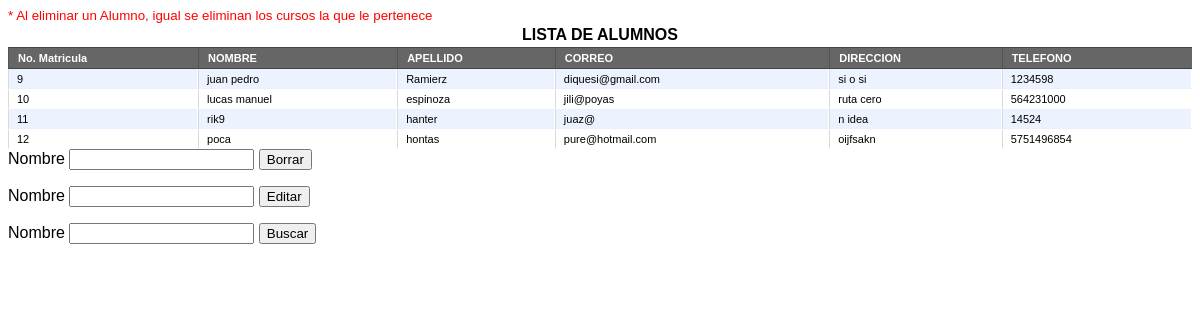
/listaalumno.php, run on the app's committed database.
### tables this page shows
CREATE TABLE `alumno` (
  `id_alumno` int(10) UNSIGNED NOT NULL,
  `nombre` varchar(45) NOT NULL,
  `apellido` varchar(45) NOT NULL,
  `direccion` varchar(45) NOT NULL,
  `correo` varchar(45) NOT NULL,
  `telefono` varchar(45) NOT NULL,
  `foto` varchar(45) NOT NULL
);

### listaalumno.php (the view, shortened to what this page needs)
<link href="css/tablas.css" rel="stylesheet" type="text/css" />
<link href="css/MenuPrincipal.css" rel="stylesheet" type="text/css"/>
<small><font color="red">* Al eliminar un Alumno, igual se eliminan los cursos la que le pertenece</font></small>
<table width="100%" class='table'>
		<tr>
		<td class="down1">
		<strong><center> LISTA DE ALUMNOS </center></strong>
		</td>
		</tr>
		</table>
<table id="table" cellspacing="0" width="100%">
 <thead>
  <tr class="asc" id="head">
   <th>No. Matricula</th>
   <th>NOMBRE</th>
   <th>APELLIDO</th>
   <th>CORREO</th>
   <th>DIRECCION</th>
   <th>TELEFONO</th>
  </tr>
 </thead>
 <tbody id="tbody">
 <?php
 include('config.php');
 $contador = 0;
 $sql = "SELECT * FROM alumno order by id_alumno";
 $rs  = mysqli_query($conexion, $sql);
 if(mysqli_num_rows($rs) !=0 ){
	while($row=mysqli_fetch_assoc($rs)){
		$class="odd";
		$contador = $contador + 1;
		if($contador%2){$class="even";}
		echo '<tr class="'.$class.'">';
		echo '<td>'.$row['id_alumno'].'</td>';
		echo '<td>'.$row['nombre'].'</td>';
		echo '<td>'.$row['apellido'].'</td>';
		echo '<td>'.$row['correo'].'</td>';
		echo '<td>'.$row['direccion'].'</td>';
		echo '<td>'.$row['telefono'].'</td>';
		echo '</tr>';
	}
 }else{
	echo '<tr><td colspan=7><center>No Existe Registros</center></td></tr>';
 }
 ?>
 </tbody>
 </table>
 <form class="action" method="POST"  action="eliminaralumno.php">
	Nombre <input type"text" name="id_alumn">
	<input class="caja1"type="submit" value="Borrar">
 </form>
 <form class="action" method="POST"  action="editaralumno.php">
	Nombre <input type"text" name="id_alumn">
	<input class="caja1"type="submit" value="Editar">
 </form>
 <form class="action" method="POST"  action="eliminaralumno.php">
	Nombre <input type"text" name="nombre">
	<input class="caja1"type="submit" value="Buscar">
 </form>

### css/tablas.css (style rules this page uses)
#table { -moz-user-select:none; cursor:default; font-family:Arial,sans-serif; font-size:11px; width:100%; }
#table th { background:#666666 none repeat scroll 0%; border-bottom:1px solid #444444; border-left:1px solid #555555; border-top:1px solid #444444; color:#FFFFFF; cursor:pointer; padding:4px 0pt 4px 9px; text-align:left; }
#table tr td { border-bottom:1px solid #FFFFFF; border-left:1px solid #D9D9D9; border-top:1px solid #FFFFFF; padding:3px 8px; }
#table tr.even td { background:#EDF3FE none repeat scroll 0%; border-bottom:1px solid #E8F0FF; border-right:1px solid #FFFFFF; border-top:1px solid #E8F0FF; }
#table tr.odd td { background:#FFFFFF none repeat scroll 0%; border-bottom:1px solid #FFFFFF; border-right:1px solid #FFFFFF; border-top:1px solid #FFFFFF; }

### data on the page
alumno: id_alumno "9", nombre "juan pedro", apellido "Ramierz", correo "diquesi@gmail.com", direccion "si o si", telefono "1234598"
alumno: id_alumno "10", nombre "lucas manuel", apellido "espinoza", correo "jili@poyas", direccion "ruta cero", telefono "564231000"
alumno: id_alumno "11", nombre "rik9", apellido "hanter", correo "juaz@", direccion "n idea", telefono "14524"
alumno: id_alumno "12", nombre "poca", apellido "hontas", correo "pure@hotmail.com", direccion "oijfsakn", telefono "5751496854"
